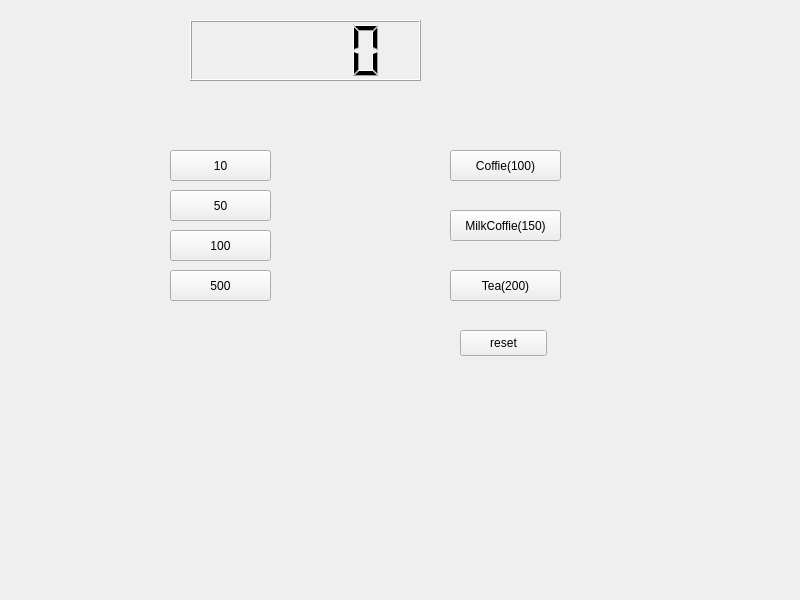
<?xml version="1.0" encoding="UTF-8"?>
<ui version="4.0">
 <class>Widget</class>
 <widget class="QWidget" name="Widget">
  <property name="geometry">
   <rect>
    <x>0</x>
    <y>0</y>
    <width>800</width>
    <height>600</height>
   </rect>
  </property>
  <property name="windowTitle">
   <string>Widget</string>
  </property>
  <widget class="QLCDNumber" name="lcdNumber">
   <property name="geometry">
    <rect>
     <x>190</x>
     <y>20</y>
     <width>231</width>
     <height>61</height>
    </rect>
   </property>
  </widget>
  <widget class="QPushButton" name="pb10">
   <property name="geometry">
    <rect>
     <x>170</x>
     <y>150</y>
     <width>101</width>
     <height>31</height>
    </rect>
   </property>
   <property name="text">
    <string>10</string>
   </property>
  </widget>
  <widget class="QPushButton" name="pb50">
   <property name="geometry">
    <rect>
     <x>170</x>
     <y>190</y>
     <width>101</width>
     <height>31</height>
    </rect>
   </property>
   <property name="text">
    <string>50</string>
   </property>
  </widget>
  <widget class="QPushButton" name="pb100">
   <property name="geometry">
    <rect>
     <x>170</x>
     <y>230</y>
     <width>101</width>
     <height>31</height>
    </rect>
   </property>
   <property name="text">
    <string>100</string>
   </property>
  </widget>
  <widget class="QPushButton" name="pb500">
   <property name="geometry">
    <rect>
     <x>170</x>
     <y>270</y>
     <width>101</width>
     <height>31</height>
    </rect>
   </property>
   <property name="text">
    <string>500</string>
   </property>
  </widget>
  <widget class="QPushButton" name="pbCoffie">
   <property name="geometry">
    <rect>
     <x>450</x>
     <y>150</y>
     <width>111</width>
     <height>31</height>
    </rect>
   </property>
   <property name="text">
    <string>Coffie(100)</string>
   </property>
  </widget>
  <widget class="QPushButton" name="pbMilkCoffie">
   <property name="geometry">
    <rect>
     <x>450</x>
     <y>210</y>
     <width>111</width>
     <height>31</height>
    </rect>
   </property>
   <property name="text">
    <string>MilkCoffie(150)</string>
   </property>
  </widget>
  <widget class="QPushButton" name="pbTea">
   <property name="geometry">
    <rect>
     <x>450</x>
     <y>270</y>
     <width>111</width>
     <height>31</height>
    </rect>
   </property>
   <property name="text">
    <string>Tea(200)</string>
   </property>
  </widget>
  <widget class="QPushButton" name="pbReset">
   <property name="geometry">
    <rect>
     <x>460</x>
     <y>330</y>
     <width>87</width>
     <height>26</height>
    </rect>
   </property>
   <property name="text">
    <string>reset</string>
   </property>
  </widget>
 </widget>
 <resources/>
 <connections/>
</ui>
